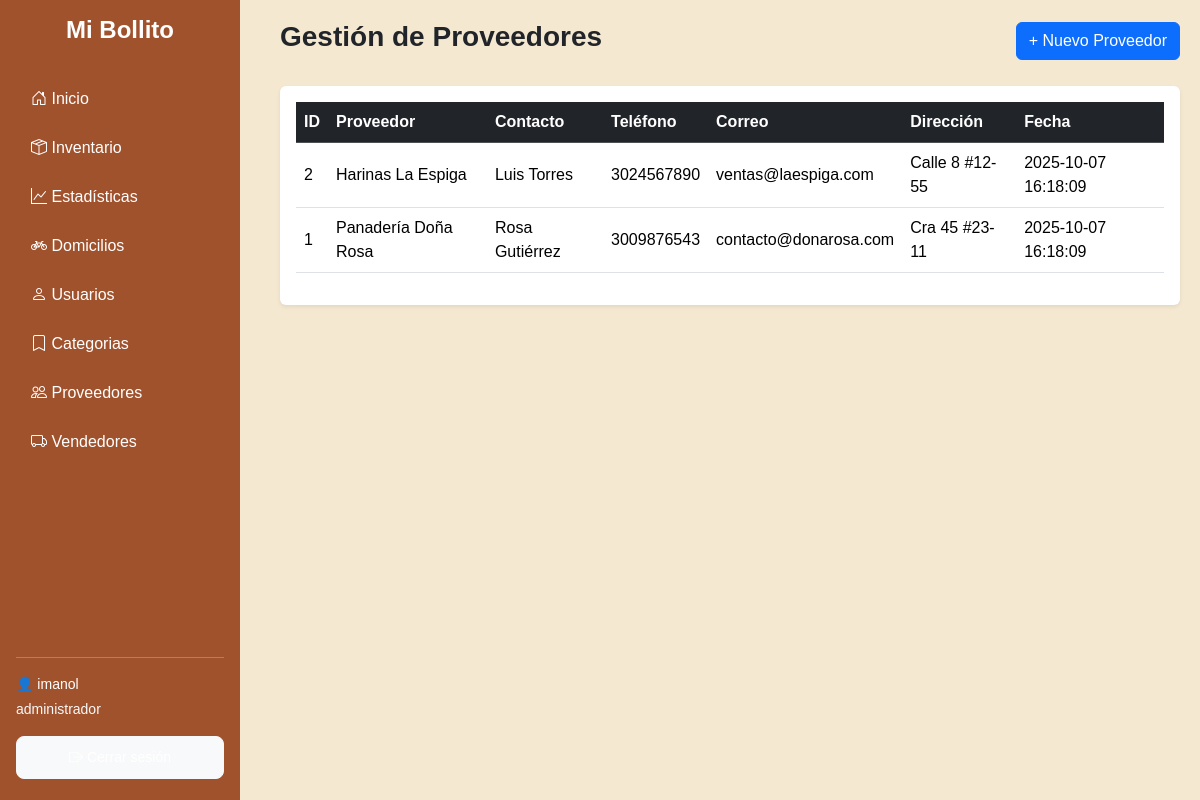
The page /proveedores.php (signed in) on the database its author committed.
### tables this page shows
CREATE TABLE `proveedores` (
  `id_proveedor` int(11) NOT NULL,
  `nombre` varchar(100) NOT NULL,
  `contacto` varchar(100) DEFAULT NULL,
  `telefono` varchar(20) DEFAULT NULL,
  `correo` varchar(100) DEFAULT NULL,
  `direccion` varchar(150) DEFAULT NULL,
  `fecha_registro` timestamp NOT NULL DEFAULT current_timestamp()
);

### proveedores.php (the view, shortened to what this page needs)
<?php
include("includes/header.php");
include("conexion.php");
$proveedores = $conn->query("SELECT * FROM proveedores ORDER BY id_proveedor DESC");
?>
<div class="main-content">
    <div class="d-flex justify-content-between align-items-center mb-4">
        <h3 class="fw-bold">Gestión de Proveedores</h3>
        <button class="btn btn-primary" data-bs-toggle="modal" data-bs-target="#modalProveedor">
            + Nuevo Proveedor
        </button>
    </div>
    <div class="card shadow-sm border-0">
        <div class="card-body">
            <table class="table table-hover align-middle">
                <thead class="table-dark">
                    <tr>
                        <th>ID</th>
                        <th>Proveedor</th>
                        <th>Contacto</th>
                        <th>Teléfono</th>
                        <th>Correo</th>
                        <th>Dirección</th>
                        <th>Fecha</th>
                    </tr>
                </thead>
                <tbody>
                <?php while ($row = $proveedores->fetch_assoc()): ?>
                    <tr>
                        <td><?= $row['id_proveedor'] ?></td>
                        <td><?= htmlspecialchars($row['nombre']) ?></td>
                        <td><?= htmlspecialchars($row['contacto']) ?></td>
                        <td><?= $row['telefono'] ?></td>
                        <td><?= htmlspecialchars($row['correo']) ?></td>
                        <td><?= htmlspecialchars($row['direccion']) ?></td>
                        <td><?= $row['fecha_registro'] ?></td>
                    </tr>
                <?php endwhile; ?>
                </tbody>
            </table>
        </div>
    </div>
</div>
<?php include("includes/footer.php"); ?>

### includes/header.php (style rules this page uses)
body { background-color: #f4e8d1; font-family: Arial, sans-serif; margin: 0; display: flex; }

### rows shown on the page
proveedores: id_proveedor "2", nombre "Harinas La Espiga", contacto "Luis Torres", telefono "3024567890", correo "ventas@laespiga.com", direccion "Calle 8 #12-55", fecha_registro "2025-10-07 16:18:09"
proveedores: id_proveedor "1", nombre "Panadería Doña Rosa", contacto "Rosa Gutiérrez", telefono "3009876543", correo "contacto@donarosa.com", direccion "Cra 45 #23-11", fecha_registro "2025-10-07 16:18:09"

### other values the page prints
$_SESSION['nombre'] "imanol"
$_SESSION['rol'] "administrador"
